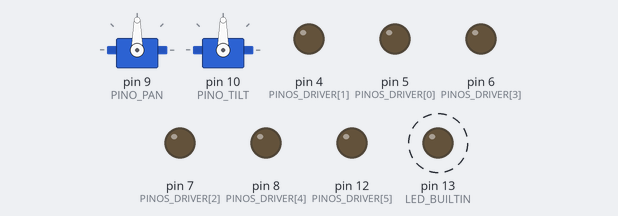
Bench run of a sketch on a simulated Arduino Uno, built with avr-gcc and run on an emulated ATmega328P. Parts: 2 × servo, output pins drawn as LEDs (lit = HIGH). Dashed ring = blinking.

Above: at 0.5 s.
Timing chart, 0 to 3.0 s (numbered marks = the images above):
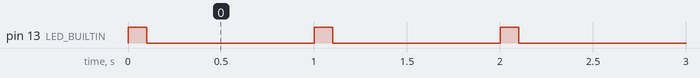

The sketch:

centrar_servos.ino
```cpp
/*
  centrar_servos.ino — robô quadrado que roda (robos-impressos)

  O que faz: leva os 2 servos MG996R para o centro (90°), mantém os dois lá e deixa
  os 2 motores das rodas DESLIGADOS (todos os pinos do driver L298N em nível baixo).
  Para que serve: você prende a engrenagem e o garfo com os servos já no centro,
  e a cabeça fica olhando para a frente quando o robô liga. Enquanto este sketch
  estiver gravado, o robô não anda.

  NÃO TESTADO NA BANCADA: o sketch compila para o Arduino Uno (arduino-cli, core
  arduino:avr 1.8.8, biblioteca Servo 1.3.0), mas ainda não foi rodado num robô montado.

  Ligações (Sensor Shield V5.0 em cima do Arduino Uno):
    D9  -> servo de PAN  (gira o pescoço; fica no deck)
    D10 -> servo de TILT (inclina a cabeça; fica dentro da cabeça)
    Em cada conector de 3 pinos do shield: G = fio marrom ou preto, V = fio vermelho,
    S = fio laranja ou amarelo.
    D5 = ENA, D4 = IN1, D7 = IN2 (motor direito) e D6 = ENB, D8 = IN3, D12 = IN4
    (motor esquerdo): só o pino S de cada conector vai ao driver L298N.
    D2 e A0 = encoder direito; D3 e A1 = encoder esquerdo (este sketch não os lê).
    Os pinos D0 e D1 ficam livres: são a serial que vai para o Raspberry Pi.

  Energia dos servos: os 6 V do UBEC entram no borne azul do shield (VCC e GND),
  com o jumper SEL do shield RETIRADO. Não alimente o MG996R pelos 5 V da USB:
  a porta USB dá 0,5 A e o servo pede mais do que isso quando parte.

  Como gravar (Arduino IDE 2):
    1. Ligue o Uno ao computador pelo cabo USB, sem o shield e sem bateria.
    2. Ferramentas > Placa > Arduino AVR Boards > Arduino Uno.
    3. Ferramentas > Porta > a porta em que o Uno apareceu.
    4. Clique em Carregar (seta para a direita). Espere "Carregado".
    5. Tire o cabo USB antes de ligar a bateria.
  Grave ANTES de fechar o robô: depois, para chegar ao USB do Uno, é preciso
  soltar os 4 parafusos de baixo e levantar o tronco.

  O que você vê quando funciona: o LED "L" do Uno pisca 1 vez por segundo, os
  2 servos vão para o centro e seguram a posição, e as rodas ficam paradas.
*/

#include <Servo.h>

const uint8_t PINO_PAN = 9;    // servo que gira o pescoço
const uint8_t PINO_TILT = 10;  // servo que inclina a cabeça
const uint8_t CENTRO = 90;     // graus: meio do curso de um servo de 180°

// driver L298N: ENA, IN1, IN2 (motor direito), ENB, IN3, IN4 (motor esquerdo)
const uint8_t PINOS_DRIVER[] = {5, 4, 7, 6, 8, 12};

Servo servoPan;
Servo servoTilt;

void setup() {
  for (uint8_t i = 0; i < sizeof(PINOS_DRIVER); i++) {
    digitalWrite(PINOS_DRIVER[i], LOW);   // nível baixo antes de virar saída: o motor não dá tranco
    pinMode(PINOS_DRIVER[i], OUTPUT);
  }
  pinMode(LED_BUILTIN, OUTPUT);
  servoPan.write(CENTRO);      // define a posição antes de ligar o sinal: o servo não dá tranco
  servoTilt.write(CENTRO);
  servoPan.attach(PINO_PAN);
  servoTilt.attach(PINO_TILT);
}

void loop() {
  // os servos continuam recebendo o sinal de 90°; o LED só mostra que o sketch está rodando
  digitalWrite(LED_BUILTIN, HIGH);
  delay(100);
  digitalWrite(LED_BUILTIN, LOW);
  delay(900);
}
```

Measured:
- by itself, pin 13 (LED_BUILTIN): alternates HIGH for 0.10 s and LOW for 0.90 s
